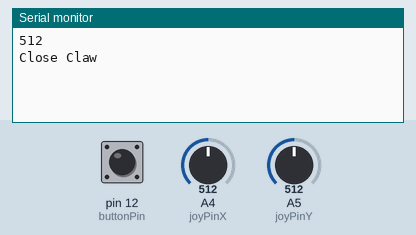
A sketch run on a simulated Arduino Uno, built with avr-gcc and run on an emulated ATmega328P. On the bench: the last lines printed to the serial monitor. The inputs (shaded band) are chosen by the test bench; at power-on: A4 (joyPinX) = 512, A5 (joyPinY) = 512, pin 12 (buttonPin) HIGH.

Above: at 1.2 s.
1.3 s: A4 (joyPinX) set to 710
At 2.1 s:
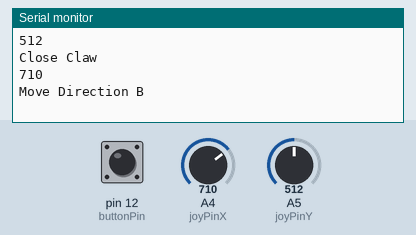
2.8 s: A5 (joyPinY) set to 710
At 4.0 s:
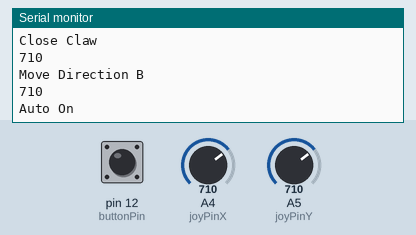
4.3 s: pin 12 (buttonPin) pulled LOW for 0.15 s
At 5.2 s:
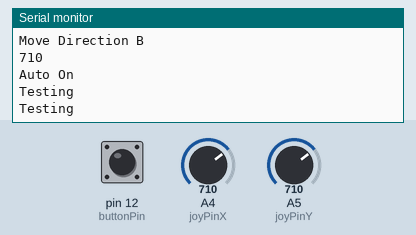
5.9 s: A4 (joyPinX) set to 90
At 6.4 s:
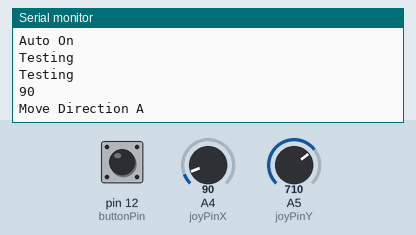
7.4 s: A5 (joyPinY) set to 90
At 8.4 s:
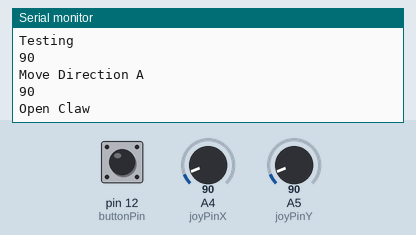
Timing chart, 0 to 9.9 s (numbered marks = the images above; inputs shaded):
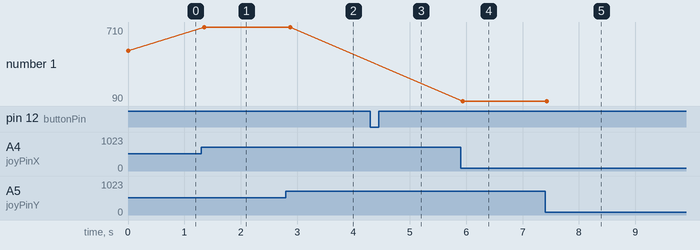

Measured:
- after the input at 1.3 s, the serial monitor: prints a new line after 0.05 s (image 1)
- after the input at 2.8 s, the serial monitor: prints a new line after 0.08 s (image 2)
- after the input at 4.3 s, the serial monitor: prints a new line after 0.11 s (image 3)
- after the input at 5.9 s, the serial monitor: prints a new line at once (image 4)
- after the input at 7.4 s, the serial monitor: prints a new line at once (image 5)
- plotted number 1: 512 → 710 after the input at 1.3 s, 710 → 90 after the input at 5.9 s

The sketch:

W13-SENDER.ino
```cpp
#include "SoftwareSerial.h"
SoftwareSerial XBee(2, 3);       // initializing XBee RX, TX Pins

int joyPinX = 4;                 // slider variable connecetd to analog pin 4; control zipline movement
int joyPinY = 5;                 // slider variable connecetd to analog pin 5; control claw
int buttonPin = 12;               // joystick button connected to digital pin 12; button

int valueA = 0;                  // variable to read the valueY from the analog pin 5
int valueB = 0;                  // variable to read the valueX from the analog pin 4
int buttonState = 0;

bool clawIsOpen = false;         // track claw state
bool motorIsFwd = false;         // track motor direction
bool autoison = false;           // track auto mode

int treatValue(int data) {        // joystick value conversion
  return (data * 9 / 1024) + 48;
}

void setup()
{
    Serial.begin(9600);
    XBee.begin(9600);
    pinMode(buttonPin, INPUT_PULLUP);
}

// to read debug transmission
void loop2() {
  if(XBee.available()) {
    char a = XBee.read();
    Serial.println(a);
    // check for LED blink on shield
  }
}


void loop()
{
  valueA = analogRead(joyPinY);
  valueB = analogRead(joyPinX);
  buttonState = digitalRead(buttonPin);

  if(valueA < 100 && clawIsOpen){
    //when pushing up
    Serial.println(valueA);
    Serial.println("Open Claw");
    XBee.write("<A>");
    clawIsOpen = false;
  }
  else if (valueA > 300 && valueA < 520 && !clawIsOpen){
  // when button at neutral
    Serial.println(valueA);
    Serial.println("Close Claw");
    XBee.write("<B>");
    clawIsOpen = true;
  }
  delay(20);

  if(valueB < 100 && motorIsFwd){
    Serial.println(valueB);
    Serial.println("Move Direction A");
    XBee.write("<C>");
    motorIsFwd = false;
  }
  else if (valueB > 700 && !motorIsFwd){
    Serial.println(valueB);
    Serial.println("Move Direction B");
    XBee.write("<D>");
    motorIsFwd = true;
  }
  delay(20);

  // turning auto zipline on
  if (valueA > 700 && !autoison){
    Serial.println(valueA);
    Serial.println("Auto On");
    XBee.write("<E>");
    autoison = true;
  }
  else if(valueA < 700){
    autoison = false;
  }
  delay(20);

  if (buttonState == LOW){
    XBee.write("<F>");
    Serial.println("Testing");
  }

}
```
